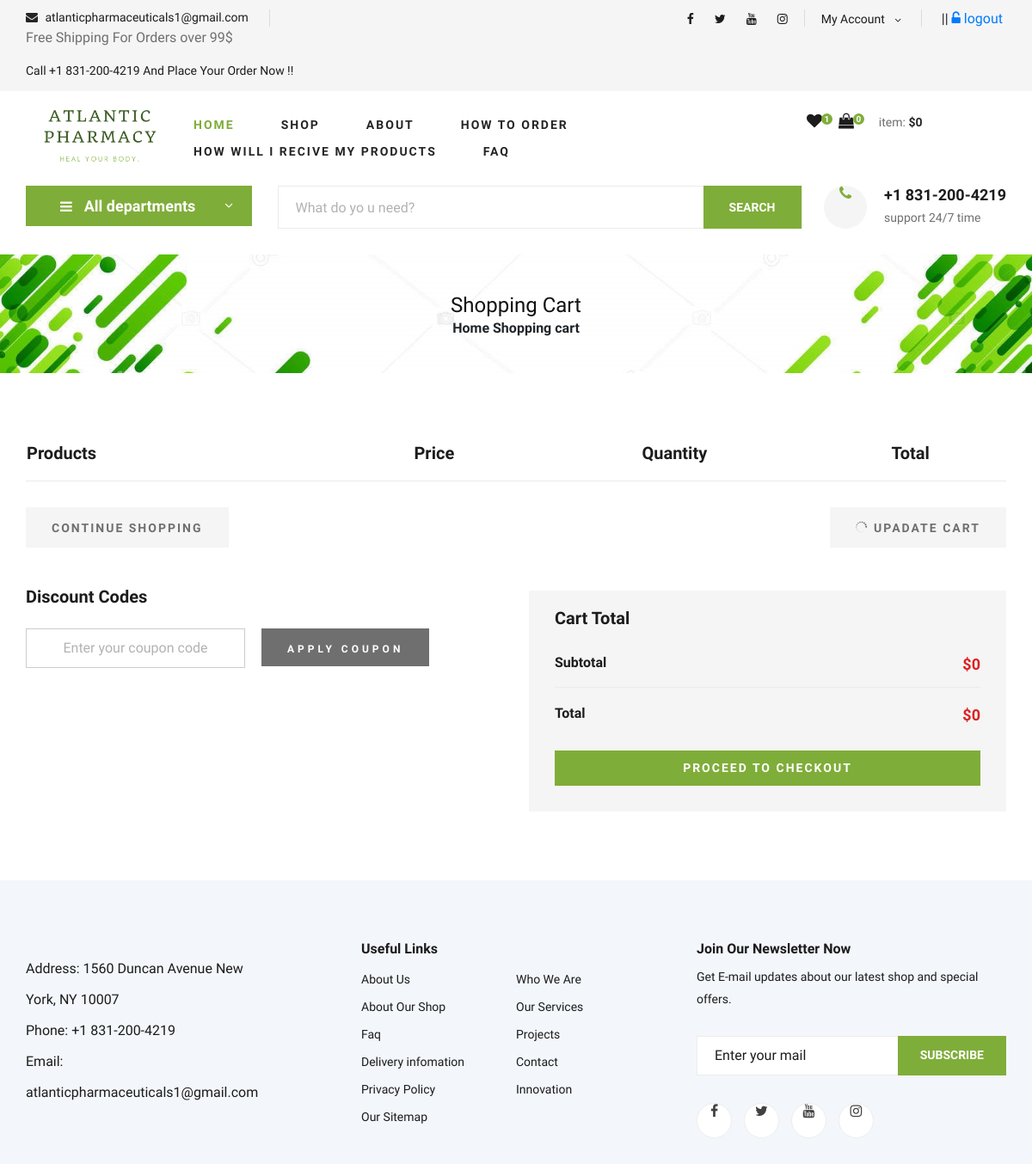
/shopcart/ (signed in), run on an earlier commit of the app's database.
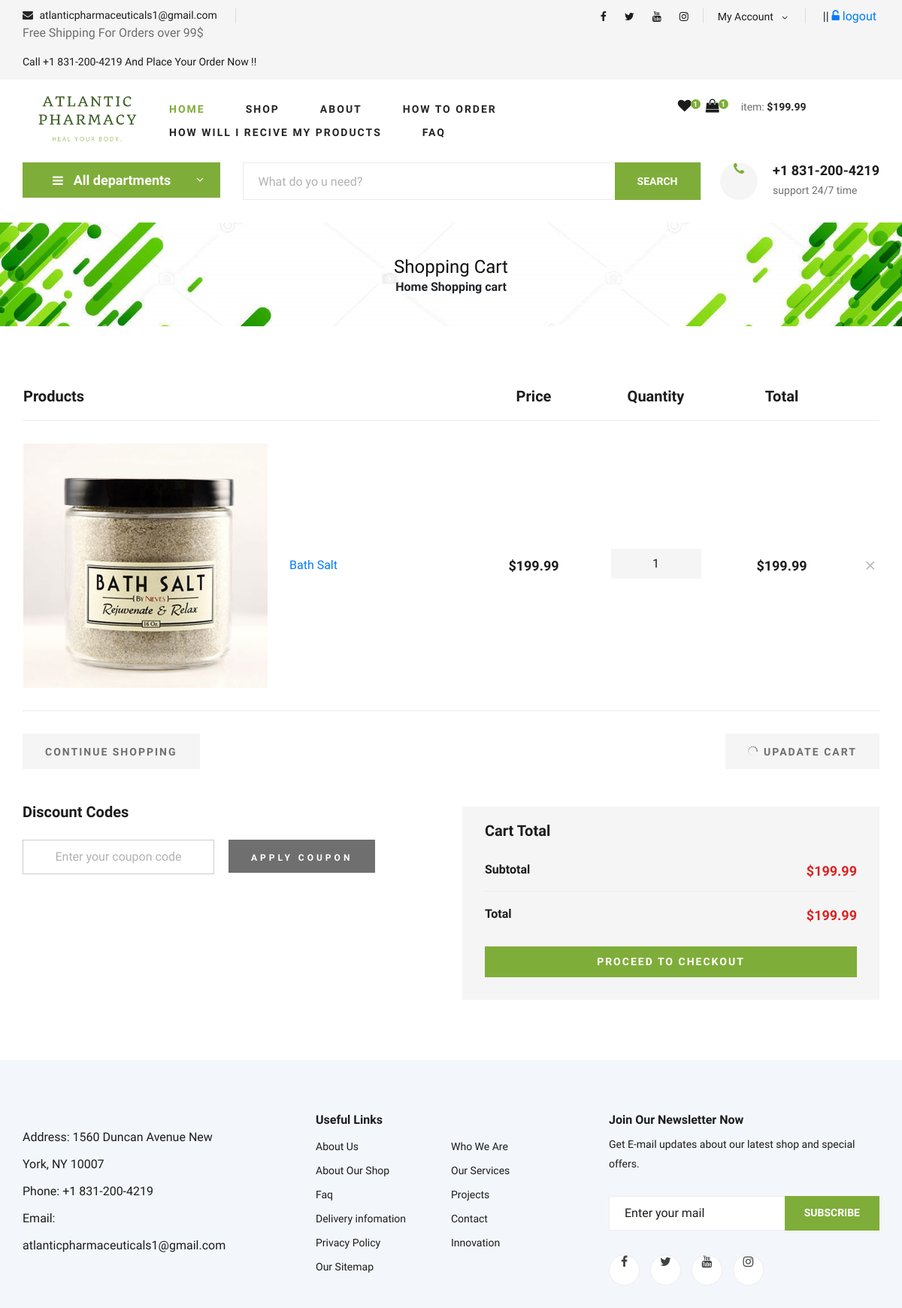
And on a later commit of the database.
### order/models.py (models this page shows, shortened)
class ShopCart(models.Model):
    user = models.ForeignKey(User, on_delete=models.SET_NULL, null=True)
    product = models.ForeignKey(Product, on_delete=models.SET_NULL, null=True)
    variant = models.ForeignKey(Variants, on_delete=models.SET_NULL, blank=True, null=True)
    quantity = models.IntegerField()
    @property
    def amount(self):
        return (self.quantity * self.product.price)

### product/models.py (models this page shows, shortened)
class Product(models.Model):
    STATUS = (
        ('True', 'True'),
        ('False', 'False'),
    )
    VARIANTS = (
        ('None', 'None'),
        ('Size', 'Size'),
        ('Color', 'Color'),
        ('Size-Color', 'Size-Color'),
    )
    category = models.ForeignKey(Category, on_delete=models.CASCADE)
    title = models.CharField(max_length=150)
    keywords = models.CharField(max_length=255)
    description = models.CharField(max_length=255)
    image = models.ImageField(upload_to='images/',null=False)
    price = models.FloatField()
    stock = models.IntegerField()
    amount = models.IntegerField()
    minamount = models.IntegerField()
    variant = models.CharField(max_length=10, choices=VARIANTS, default='None')
    detail = RichTextUploadingField()
    slug = models.SlugField(null=False, unique=True)
    status = models.CharField(max_length=10, choices=STATUS)
    create_at = models.DateTimeField(auto_now_add=True)
    update_at = models.DateTimeField(auto_now=True)
    def __str__(self):
        return self.title
    def image_tag(self):
        if self.image.url is not None:
            return mark_safe('<img src="{}" height="50"/>'.format(self.image.url))
    image_tag.short_description = 'Image'

### order/views.py (the view)
# urls.py: path('shopcart/', OrderViews.shopcart, name='shopcart'),
@login_required(login_url='/login')
def shopcart(request):
    setting = Setting.objects.get(pk=1)
    category = Category.objects.all()
    current_user = request.user
    shopcart = ShopCart.objects.filter(user_id=current_user.id)
    home = ShopCart.objects.filter(user_id=current_user.id)
    total = 0
    for rs in shopcart:
        if rs.product.variant == 'None':
            total += rs.product.price * rs.quantity
        else:
            total += rs.variant.price * rs.quantity
    context = {
        'shopcart': shopcart,
        'home': home,
        'setting': setting,
        'total': total,
        'category': category
    }
    return render(request, 'shopcart_products.html', context)

### home/templatetags/myapptags.py (called while the page is built)
@register.simple_tag
def shopcartcount(userid):
    count = ShopCart.objects.filter(user_id=userid).count()
    return count

### order/templates/shopcart_products.html (shortened to what the changed rows need)
{% extends 'base.html' %}
{% load static %}
{% block content %}
{% load mptt_tags %}
<section class="shoping-cart spad">
    <div class="container">
        <div class="row">
            <div class="col-lg-12">
                <div class="shoping__cart__table">
                    <table>
                        <thead>
                        <tr>
                            <th class="shoping__product">Products</th>
                            <th>Price</th>
                            <th>Quantity</th>
                            <th>Total</th>
                            <th></th>
                        </tr>
                        </thead>
                        <tbody>
                        {% for rs in shopcart %}
                        <tr>
                            <td class="shoping__cart__item">
                                {% if rs.variant.image_id > 0 %}
                                <img src="{{ rs.variant.image }}" alt="">
                                {% else %}
                                <img src="{{ rs.product.image.url }}" alt="">
                                {% endif %}
                                <a href="/product/{{ rs.product.id }}/{{ rs.slug }}">{{ rs.product }} {{ rs.variant.size }}</a>
                            </td>
                            <td class="shoping__cart__price">
                                {% if rs.product.variant == 'None' %}
                                ${{ rs.product.price }}
                                {% else %}
                                {{ rs.variant.price }}
                                {% endif %}
                            </td>
                            <td class="shoping__cart__quantity">
                                <div class="quantity">
                                    <div class="pro-qty">
                                        <input type="text" value="{{ rs.quantity}}">
                                    </div>
                                </div>
                            </td>
                            <td class="shoping__cart__total">
                                {% if rs.product.variant == 'None' %}
                                ${{ rs.amount }}
                                {% else %}
                                {{ rs.varamount }}
                                {% endif %}
                            </td>
                            <td class="shoping__cart__item__close"><a href="/order/deletefromcart/{{ rs.id }}" onclick="return confirm('Delete!! Are you sure?')">
                                <span class="icon_close"></span></a>
                            </td>
                        </tr>
                        {% endfor %}
                        </tbody>
                    </table>
                </div>
            </div>
        </div>
        <div class="row">
            <div class="col-lg-6">
                <div class="shoping__checkout">
                    <ul>
                        <li>Subtotal <span>${{ total }}</span></li>
                        <li>Total <span>${{ total }}</span></li>
                    </ul>
                </div>
            </div>
        </div>
    </div>
</section>
{% endblock %}

### home/templates/base.html (shortened to what the changed rows need)
{% load static %}
<html lang="zxx">
<head>
    <link rel="stylesheet" href="{% static 'css/bootstrap.min.css' %}" type="text/css">
    <link rel="stylesheet" href="{% static 'css/font-awesome.min.css' %}" type="text/css">
    <link rel="stylesheet" href="{% static 'css/elegant-icons.css' %}" type="text/css">
    <link rel="stylesheet" href="{% static 'css/nice-select.css' %}" type="text/css">
    <link rel="stylesheet" href="{% static 'css/jquery-ui.min.css' %}" type="text/css">
    <link rel="stylesheet" href="{% static 'css/owl.carousel.min.css' %}" type="text/css">
    <link rel="stylesheet" href="{% static 'css/slicknav.min.css' %}" type="text/css">
    <link rel="stylesheet" href="{% static 'css/style.css' %}" type="text/css">
    <link rel="stylesheet" href="{% static 'css/main.css' %}" type="text/css">
    <link rel="stylesheet" href="//code.jquery.com/ui/1.12.1/themes/base/jquery-ui.css">
</head>
<body>
                                          {% load myapptags %}
                                     {% shopcartcount user.id as count %}
<header class="header">
    <div class="container">
        <div class="row">
            <div class="col-lg-3">
                <div class="header__cart">
                    <ul>
                        <li><a href="/shopcart/"><i class="fa fa-shopping-bag"></i>
                                                                {% load myapptags %}
                                     {% shopcartcount user.id as count %}
                                    <span>{{ count }}</span></a></li>
                    </ul>
                    <div class="header__cart__price">item: <span>${{ total }}</span></div>
                </div>
            </div>
        </div>
    </div>
</header>
{% block content %}
{% endblock %}
<link rel="stylesheet" href="https://ajax.googleapis.com/ajax/libs/jqueryui/1.11.4/themes/smoothness/jquery-ui.css">
    </body>
</html>

What changed in the data, as far as the page shows it:
added ShopCart: product.image (picture), product "Bath Salt", product.price "199.99", quantity "1", amount "199.99"
Also different on the page:
{{ count }}: "0" → "1"
{{ total }}: "0" → "199.99"
